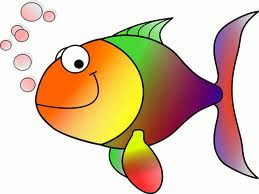
#> input picture img/HappyFish.jpg, 259 x 194 px, given in place of lena.png, which was not available
$ python Lab04_DIP.py
#> lines starting #> are read from the running program, lines starting #| are printed output that depends on the picture; pictures that were not available may be replaced by others from this repository, and a replacement may not be noted
# Huỳnh Lê Minh Thịnh
# ITITIU15014
from PIL import Image
from typing import Union, Iterable
import matplotlib.pyplot as plt
import tensorflow as tf
import numpy as np
import cv2


def to_image(data, mode=None):
    return Image.fromarray(np.asarray(np.clip(data, 0, 255), dtype='uint8'), mode=mode)


def load_image(filename, mode='RGB'):
    return np.asarray(Image.open(filename).convert(mode), dtype='uint8')


def ex01(src1: str, src2: str, to_url: str, video_length=2.0, fps=60):
#> (the call stopped at in ex01, `img1 = tf.placeholder(dtype=tf.float32, shape=[None, None, None])`: tensorflow is not available in this run)
    img1 = tf.placeholder(dtype=tf.float32, shape=[None, None, None])
    img2 = tf.placeholder(dtype=tf.float32, shape=[None, None, None])
    weight = tf.placeholder(dtype=tf.float32)

    tensor = (1 - weight) * img1 + weight * img2
    frames = []  # List contains Image objects

    with tf.Session() as session:
        images = video_length * fps  # Number of images splitted.
        step = 1 / (images - 1)
        for i in np.arange(0, 1 + step, step):  # Looping for @images time.
            output = session.run(tensor, feed_dict={img1: load_image(src1),
                                                    img2: load_image(src2), weight: i})
            frames.append(to_image(output))

    height, width, layers = np.array(frames[0]).shape
    fourcc = cv2.VideoWriter_fourcc(*'MP42')
    video = cv2.VideoWriter(to_url, fourcc, float(fps), (width, height))

    for frame in frames:
        video.write(cv2.cvtColor(np.array(frame), cv2.COLOR_RGB2BGR))

    return video.release()


def ex02a(seed: Union[None, int, float, np.ndarray, Iterable]):
#> called with seed = 10
    rs = np.random.RandomState(seed)  # Deterministic random data
    stack = np.hstack((rs.normal(size=1000), rs.normal(loc=5, scale=2, size=1000)))
    plt.hist(stack, bins='auto')  # Arguments are passed to np.histogram
    plt.title("2A. Histogram with 'auto' bins")
    return plt.show()
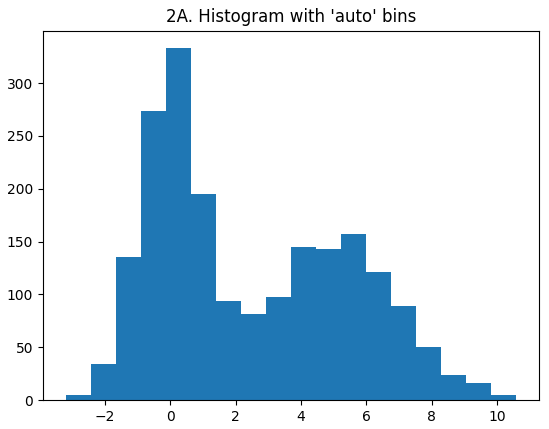
#> figure drawn by matplotlib, 1 panel; tallest bar 333 high, from x = -0.14 to 0.626


def ex02b(src: str, title=None, colors=2, bits=8):  # Default 2 main colors with 8-bits color system.
#> called with src = '../img/lena.png', colors = 2, bits = 8
    crs = colors ** bits  # Color Representation Systems
    img = cv2.imread(src, 0)
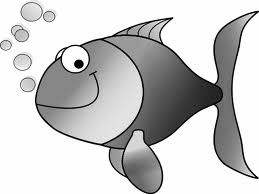
#> img: shape (194, 259); min 0, max 255, mean 200.4
    hist, bins = np.histogram(img.flatten(), crs, [0, crs])
#> hist = 256 values, max 22219 at index 254, min 16 at index 20, mean 196.3; bins = 257 values from 0 to 256
    cdf = hist.cumsum()
#> cdf = 256 values from 393 to 50246
    cdf_normalized = cdf * hist.max() / cdf.max()
#> cdf_normalized = 256 values from 173.8 to 22219

    plt.plot(cdf_normalized, color='b')
    plt.hist(img.flatten(), crs, [0, crs], color='r')
    plt.xlim([0, crs])
    plt.legend(('cdf', 'histogram'), loc='upper left')
    plt.title("2B. Histogram with Cumulative distribution function (cdf)" if title is None else title)
    return plt.show(), plt.imshow(Image.open(src)), plt.show()
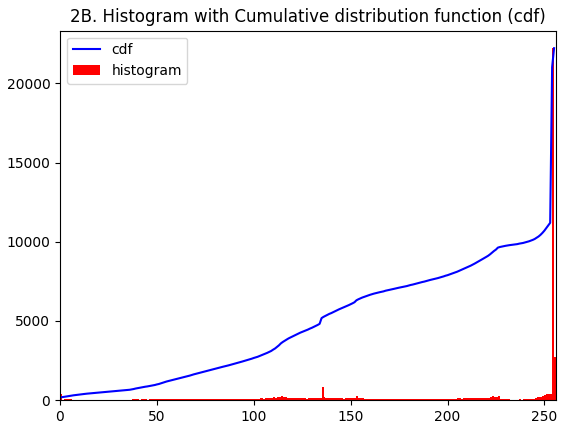
#> figure drawn by matplotlib, 1 panel; tallest bar 22219 high, from x = 254 to 255; curve peaks at x = 255, y = 22219


def ex02c(src: str, to_url: str):
#> called with src = '../img/img.jpg', to_url = '../img/img_equalized.png'
    original = cv2.imread(src, 0)
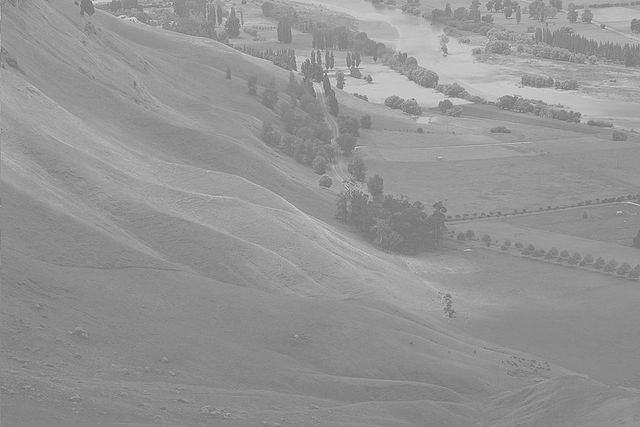
#> input picture img/img.jpg, 640 x 427 px
#> original is the input picture: shape (427, 640); min 104, max 230, mean 148
    equalized = cv2.equalizeHist(original)
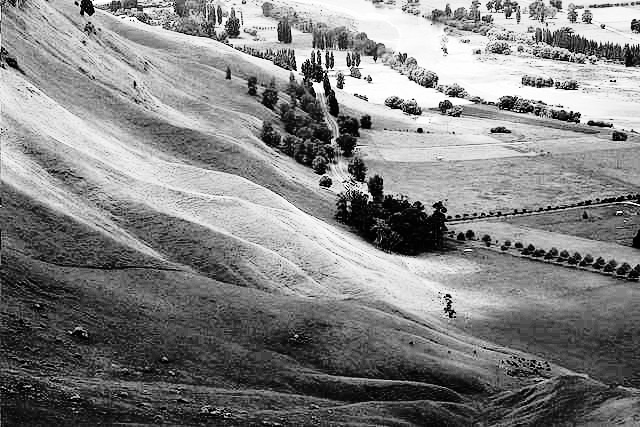
#> equalized: shape (427, 640); min 0, max 255, mean 130.5
    cv2.imwrite(to_url, equalized)
    return ex02b(src, "2C. Original Histogram"), ex02b(to_url, "2C. Equalized Histogram")
#> call 2 of ex02b, with src = '../img/img.jpg', title = '2C. Original Histogram', colors = 2, bits = 8
#> in ex02b (call 2), `hist, bins = np.histogram(img.flatten(), crs, [0, crs])`: hist = 256 values, max 10779 at index 137, min 0 at index 0, mean 1067.5
#> in ex02b (call 2), `cdf = hist.cumsum()`: cdf = 256 values from 0 to 273280
#> in ex02b (call 2), `cdf_normalized = cdf * hist.max() / cdf.max()`: cdf_normalized = 256 values from 0 to 10779
#> in ex02b (call 2), `return plt.show(), plt.imshow(Image.open(src)), plt.show()`:
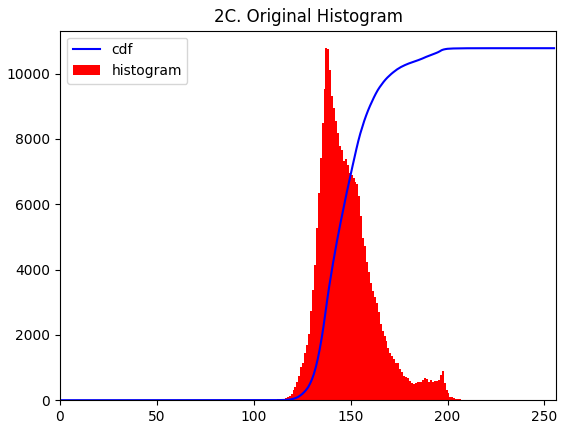
#> figure drawn by matplotlib, 1 panel; tallest bar 10779 high, from x = 137 to 138; curve peaks at x = 230, y = 10779
#> call 3 of ex02b, with src = '../img/img_equalized.png', title = '2C. Equalized Histogram', colors = 2, bits = 8
#> in ex02b (call 3), `crs = colors ** bits`: crs = 256
#> in ex02b (call 3), `hist, bins = np.histogram(img.flatten(), crs, [0, crs])`: hist = 256 values, max 10779 at index 63, min 0 at index 5, mean 1067.5
#> in ex02b (call 3), `cdf = hist.cumsum()`: cdf = 256 values from 446 to 273280
#> in ex02b (call 3), `cdf_normalized = cdf * hist.max() / cdf.max()`: cdf_normalized = 256 values from 17.59 to 10779
#> in ex02b (call 3), `return plt.show(), plt.imshow(Image.open(src)), plt.show()`:
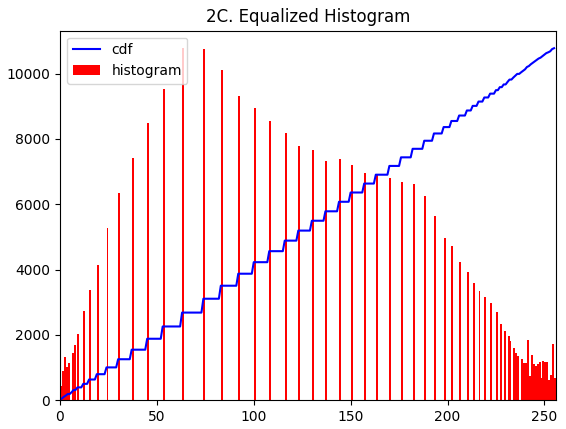
#> figure drawn by matplotlib, 1 panel; tallest bar 10779 high, from x = 63 to 64; curve peaks at x = 255, y = 10779


def main():
    print("----------EXERCISE 1----------")
    ex01(src1='../img/obama.jpg', src2='../img/putin.jpg', to_url='../video/ObamaToPutin.avi', video_length=5)
    print("----------EXERCISE 2----------")
    ex02a(seed=10)
    ex02b(src='../img/lena.png')
    ex02c(src='../img/img.jpg', to_url='../img/img_equalized.png')


if __name__ == '__main__':
    main()
